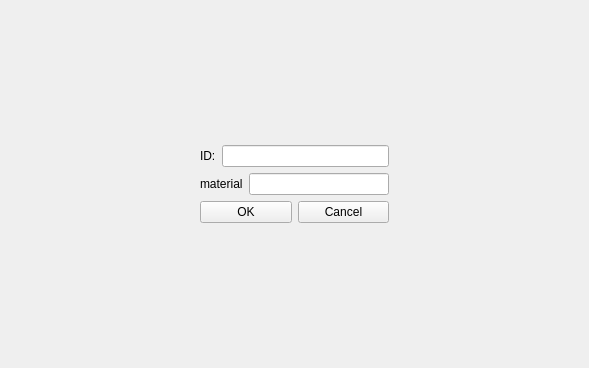
<?xml version="1.0" encoding="UTF-8"?>
<ui version="4.0">
 <class>CDlgAddItem</class>
 <widget class="QWidget" name="CDlgAddItem">
  <property name="geometry">
   <rect>
    <x>0</x>
    <y>0</y>
    <width>589</width>
    <height>368</height>
   </rect>
  </property>
  <property name="windowTitle">
   <string>CDlgAddItem</string>
  </property>
  <layout class="QGridLayout" name="gridLayout">
   <item row="0" column="1">
    <spacer name="verticalSpacer_2">
     <property name="orientation">
      <enum>Qt::Vertical</enum>
     </property>
     <property name="sizeHint" stdset="0">
      <size>
       <width>20</width>
       <height>125</height>
      </size>
     </property>
    </spacer>
   </item>
   <item row="1" column="0">
    <spacer name="horizontalSpacer_2">
     <property name="orientation">
      <enum>Qt::Horizontal</enum>
     </property>
     <property name="sizeHint" stdset="0">
      <size>
       <width>181</width>
       <height>20</height>
      </size>
     </property>
    </spacer>
   </item>
   <item row="1" column="1">
    <layout class="QVBoxLayout" name="verticalLayout">
     <item>
      <layout class="QHBoxLayout" name="horizontalLayout">
       <item>
        <widget class="QLabel" name="moLabID">
         <property name="text">
          <string>ID:</string>
         </property>
        </widget>
       </item>
       <item>
        <widget class="QLineEdit" name="moLineEditID"/>
       </item>
      </layout>
     </item>
     <item>
      <layout class="QHBoxLayout" name="horizontalLayout_2">
       <item>
        <widget class="QLabel" name="moLabMaterial">
         <property name="text">
          <string>material</string>
         </property>
        </widget>
       </item>
       <item>
        <widget class="QLineEdit" name="moLineEditMaterial"/>
       </item>
      </layout>
     </item>
     <item>
      <layout class="QHBoxLayout" name="horizontalLayout_3">
       <item>
        <widget class="QPushButton" name="moBtnOk">
         <property name="text">
          <string>OK</string>
         </property>
        </widget>
       </item>
       <item>
        <widget class="QPushButton" name="moBtnCancel">
         <property name="text">
          <string>Cancel</string>
         </property>
        </widget>
       </item>
      </layout>
     </item>
    </layout>
   </item>
   <item row="1" column="2">
    <spacer name="horizontalSpacer">
     <property name="orientation">
      <enum>Qt::Horizontal</enum>
     </property>
     <property name="sizeHint" stdset="0">
      <size>
       <width>181</width>
       <height>20</height>
      </size>
     </property>
    </spacer>
   </item>
   <item row="2" column="1">
    <spacer name="verticalSpacer">
     <property name="orientation">
      <enum>Qt::Vertical</enum>
     </property>
     <property name="sizeHint" stdset="0">
      <size>
       <width>20</width>
       <height>124</height>
      </size>
     </property>
    </spacer>
   </item>
  </layout>
 </widget>
 <layoutdefault spacing="6" margin="11"/>
 <tabstops>
  <tabstop>moLineEditID</tabstop>
  <tabstop>moLineEditMaterial</tabstop>
  <tabstop>moBtnOk</tabstop>
  <tabstop>moBtnCancel</tabstop>
 </tabstops>
 <resources/>
 <connections/>
</ui>
